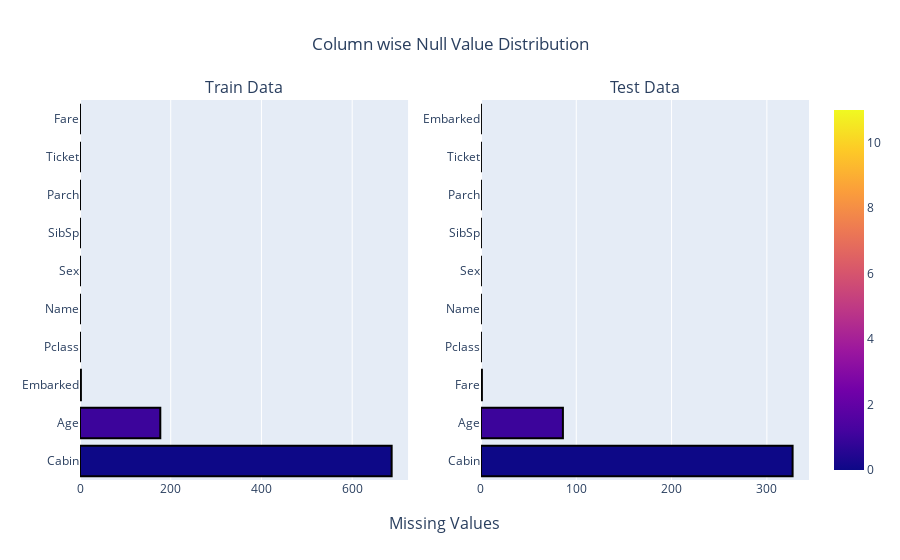

Notebook code cell kept with this figure:
### Code cell
fig=make_subplots(rows=1, cols=2, column_titles=['Train Data','Test Data'], x_title='Missing Values')

# train.column 표시
fig.add_trace(go.Bar(x=train_null[0], y=train_null.index, orientation='h',
                    marker=dict(color=[n for n in range(12)],
                               line_color='rgb(0,0,0)',
                               line_width=2,
                               coloraxis='coloraxis')),1,1)

# test.column 표시
fig.add_trace(go.Bar(x=test_null[0], y=test_null.index, orientation='h',
                    marker=dict(color=[n for n in range(12)],
                               line_color='rgb(0,0,0)',
                               line_width=2,
                               coloraxis='coloraxis')),1,2)

fig.update_layout(showlegend=False, title_text='Column wise Null Value Distribution', title_x=.5)

### Figure 1 — Plotly figure (JSON) as saved in the notebook; plotly's stock layout.template omitted (floating-point values rounded to 4 significant figures)
{"data": [{"marker": {"color": [0, 1, 2, 3, 4, 5, 6, 7, 8, 9, 10, 11], "coloraxis": "coloraxis", "line": {"color": "rgb(0,0,0)", "width": 2}}, "orientation": "h", "type": "bar", "x": [687, 177, 2, 0, 0, 0, 0, 0, 0, 0], "xaxis": "x", "y": ["Cabin", "Age", "Embarked", "Pclass", "Name", "Sex", "SibSp", "Parch", "Ticket", "Fare"], "yaxis": "y"}, {"marker": {"color": [0, 1, 2, 3, 4, 5, 6, 7, 8, 9, 10, 11], "coloraxis": "coloraxis", "line": {"color": "rgb(0,0,0)", "width": 2}}, "orientation": "h", "type": "bar", "x": [327, 86, 1, 0, 0, 0, 0, 0, 0, 0], "xaxis": "x2", "y": ["Cabin", "Age", "Fare", "Pclass", "Name", "Sex", "SibSp", "Parch", "Ticket", "Embarked"], "yaxis": "y2"}], "layout": {"annotations": [{"font": {"size": 16}, "showarrow": false, "text": "Train Data", "x": 0.225, "xanchor": "center", "xref": "paper", "y": 1, "yanchor": "bottom", "yref": "paper"}, {"font": {"size": 16}, "showarrow": false, "text": "Test Data", "x": 0.775, "xanchor": "center", "xref": "paper", "y": 1, "yanchor": "bottom", "yref": "paper"}, {"font": {"size": 16}, "showarrow": false, "text": "Missing Values", "x": 0.5, "xanchor": "center", "xref": "paper", "y": 0, "yanchor": "top", "yref": "paper", "yshift": -30}], "showlegend": false, "title": {"text": "Column wise Null Value Distribution", "x": 0.5}, "xaxis": {"anchor": "y", "domain": [0, 0.45]}, "xaxis2": {"anchor": "y2", "domain": [0.55, 1]}, "yaxis": {"anchor": "x", "domain": [0, 1]}, "yaxis2": {"anchor": "x2", "domain": [0, 1]}}}
